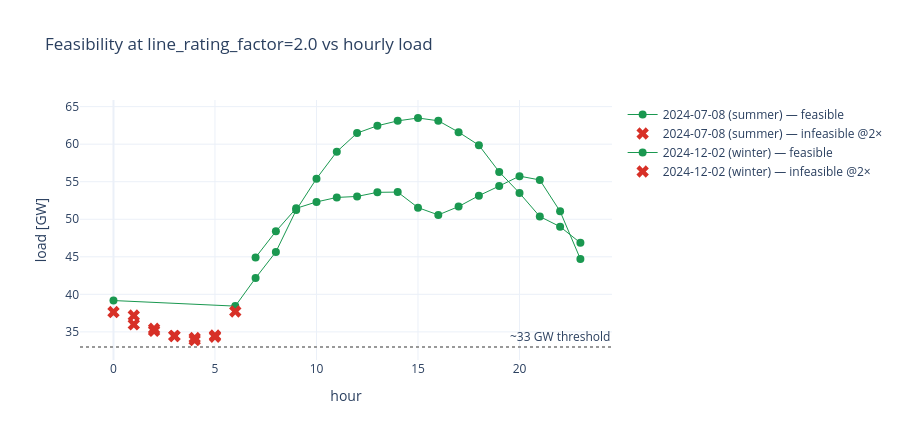

Write notebook code for a chart like this one.
### Markdown cell above
### The wall is at low load, not the solar peak
At `line_rating_factor = 2.0` the failing hours are the **lowest-load overnight hours** (~30 GW),
where flat ~11.6 GW northern hydro + ~10.6 GW wind export south on corridors 2× can't carry — the
midday solar peak (with local southern supply) solves.

### Code cell
# hours that were infeasible at line_rating_factor = 2.0 (from the diagnostic run)
fail_2p0 = {DAYS[0]: {1, 2, 3, 4, 5}, DAYS[-1]: {0, 1, 2, 3, 4, 5, 6}}
s = summary.copy()
s['feasible@2.0×'] = ~s.apply(lambda r: int(r['hour']) in fail_2p0.get(r['date'], set()), axis=1)
fig = go.Figure()
for d in DAYS:
    sd = s[s['date'] == d].sort_values('hour')
    ok = sd[sd['feasible@2.0×']]; bad = sd[~sd['feasible@2.0×']]
    fig.add_trace(go.Scatter(x=ok['hour'], y=ok['total_load_mw']/1000, mode='markers+lines',
                             name=f'{DAY_LABEL[d]} — feasible', line=dict(width=1),
                             marker=dict(size=8, color='#1a9850')))
    fig.add_trace(go.Scatter(x=bad['hour'], y=bad['total_load_mw']/1000, mode='markers',
                             name=f'{DAY_LABEL[d]} — infeasible @2×', marker=dict(size=11, color='#d73027', symbol='x')))
fig.add_hline(y=33, line=dict(color='#999', dash='dot'), annotation_text='~33 GW threshold')
fig.update_layout(title='Feasibility at line_rating_factor=2.0 vs hourly load',
                  xaxis_title='hour', yaxis_title='load [GW]', height=440, hovermode='x unified')
save_plotly(fig, 'feasibility_by_load_2035.html'); fig.show()

### Figure 1 — Plotly figure (JSON) as saved in the notebook; plotly's stock layout.template omitted (floating-point values rounded to 4 significant figures)
{"data": [{"line": {"width": 1}, "marker": {"color": "#1a9850", "size": 8}, "mode": "markers+lines", "name": "2024-07-08 (summer) — feasible", "type": "scatter", "x": [0, 6, 7, 8, 9, 10, 11, 12, 13, 14, 15, 16, 17, 18, 19, 20, 21, 22, 23], "y": [39.17, 38.43, 42.17, 45.65, 51.22, 55.41, 59.0, 61.48, 62.45, 63.11, 63.49, 63.12, 61.6, 59.86, 56.31, 53.49, 50.36, 49.01, 46.86]}, {"marker": {"color": "#d73027", "size": 11, "symbol": "x"}, "mode": "markers", "name": "2024-07-08 (summer) — infeasible @2×", "type": "scatter", "x": [1, 2, 3, 4, 5], "y": [37.18, 35.14, 34.46, 33.9, 34.51]}, {"line": {"width": 1}, "marker": {"color": "#1a9850", "size": 8}, "mode": "markers+lines", "name": "2024-12-02 (winter) — feasible", "type": "scatter", "x": [7, 8, 9, 10, 11, 12, 13, 14, 15, 16, 17, 18, 19, 20, 21, 22, 23], "y": [44.91, 48.39, 51.46, 52.31, 52.91, 53.04, 53.59, 53.62, 51.55, 50.58, 51.69, 53.15, 54.42, 55.75, 55.24, 51.06, 44.7]}, {"marker": {"color": "#d73027", "size": 11, "symbol": "x"}, "mode": "markers", "name": "2024-12-02 (winter) — infeasible @2×", "type": "scatter", "x": [0, 1, 2, 3, 4, 5, 6], "y": [37.64, 36.0, 35.41, 34.46, 34.18, 34.35, 37.71]}], "layout": {"annotations": [{"showarrow": false, "text": "~33 GW threshold", "x": 1, "xanchor": "right", "xref": "x domain", "y": 33, "yanchor": "bottom", "yref": "y"}], "height": 440, "hovermode": "x unified", "shapes": [{"line": {"color": "#999", "dash": "dot"}, "type": "line", "x0": 0, "x1": 1, "xref": "x domain", "y0": 33, "y1": 33, "yref": "y"}], "title": {"text": "Feasibility at line_rating_factor=2.0 vs hourly load"}, "xaxis": {"title": {"text": "hour"}}, "yaxis": {"title": {"text": "load [GW]"}}}}
